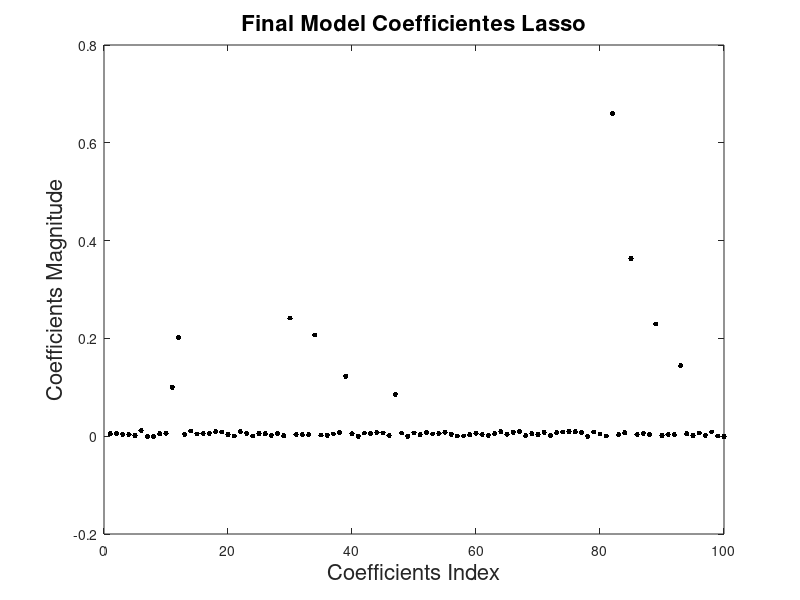
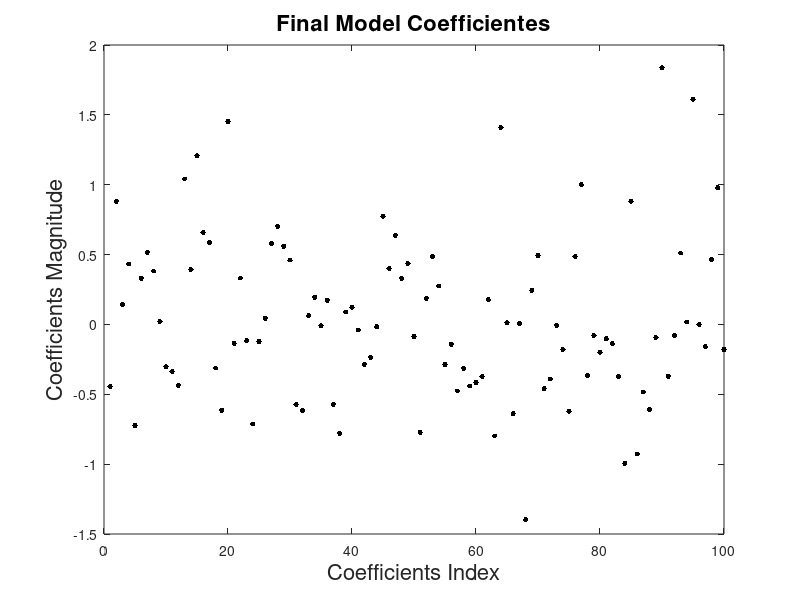

Recreate these plots in MATLAB, in order.
% Daniela Chanci Arrubla
% HW1 CS534 - Problem 3

clear;clc;
load('HW1_3');

%% Problem 3a
% Lasso using gradient descent

lambda = 1;  % penalty weight
lr = 5e-3;  % learning rate
epochs = 10000;  % gradiente updates
losses = zeros(epochs, 1);

rng('default');
s = rng;
[N, p] = size(X);
beta_lasso = randn(p, 1); % initialization beta
s_beta = zeros(p, 1);

% Train the LASSO regression
for i=1:epochs
    Y_hat = X*beta_lasso;
    loss = sum((Y_hat - Y).^2) + lambda*(norm(beta_lasso,1));
    losses(i) = loss;
    error = Y_hat - Y;
    % Gradient updates
    grad = lr*((1/N)*2*(X')*error + lambda*sign(beta_lasso));
    beta_lasso = beta_lasso - grad;
end

% Plot Final Coefficients
figure;
plot([1:length(beta_lasso)], beta_lasso, 'k.', 'MarkerSize', 12);
xlabel('Coefficients Index', 'FontSize', 16);
ylabel('Coefficients Magnitude', 'FontSize', 16);
title('Final Model Coefficientes Lasso', 'FontSize', 16)

%% Problem 3b
% Least squares model without regularization

lr = 5e-3;  % learning rate
epochs = 10000;  % gradiente updates
losses = zeros(epochs, 1);

[N, p] = size(X);
beta = randn(p, 1); % initialization beta

% Train the regression
for i=1:epochs
    Y_hat = X*beta;
    loss = sum((Y_hat - Y).^2);
    losses(i) = loss;
    error = Y_hat - Y;
    % Gradient updates
    grad = (lr/N)*(2*(X')*error);
    beta = beta - grad;
end

%Plot Final Coefficients
figure;
plot([1:length(beta)], beta, 'k.', 'MarkerSize', 12);
xlabel('Coefficients Index', 'FontSize', 16);
ylabel('Coefficients Magnitude', 'FontSize', 16);
title('Final Model Coefficientes', 'FontSize', 16)

%% Problem 3c
% Comparison of the two models

% Least Squares
mse1 = (1/N)*sum((X_test*beta - Y_test).^2)

% Lasso
mse2 = (1/N)*sum((X_test*beta_lasso - Y_test).^2)

% The mean squared error obtained with LASSO is less than the one 
% obtained with the Least Squares model